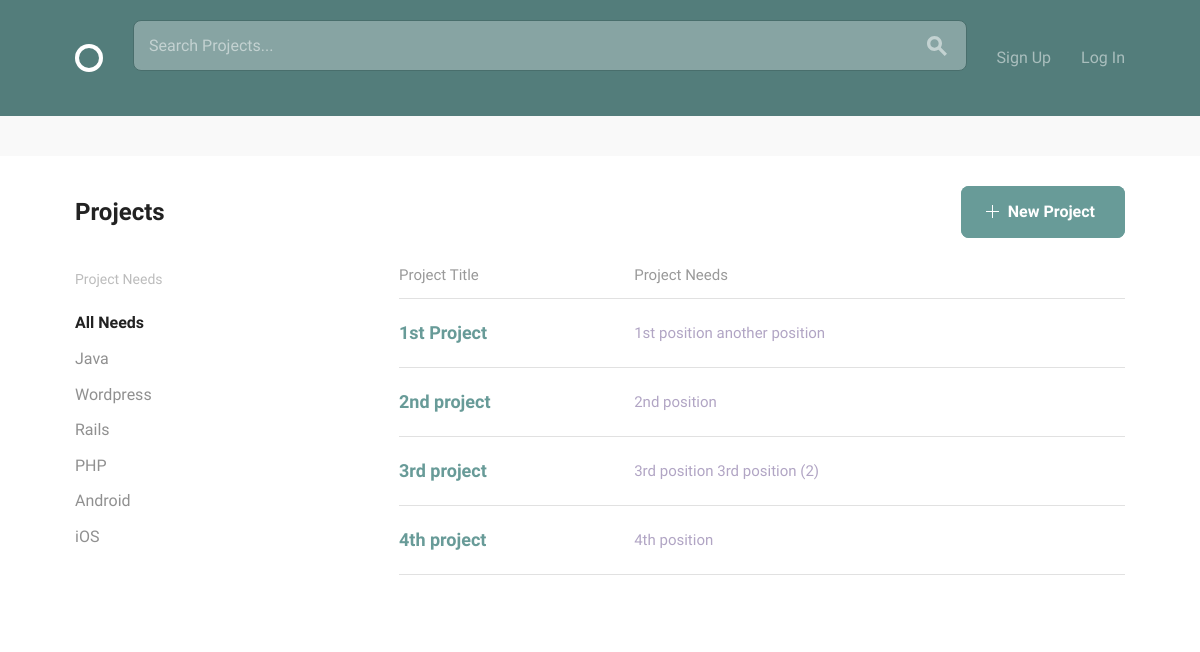
Before: / with the older database file.
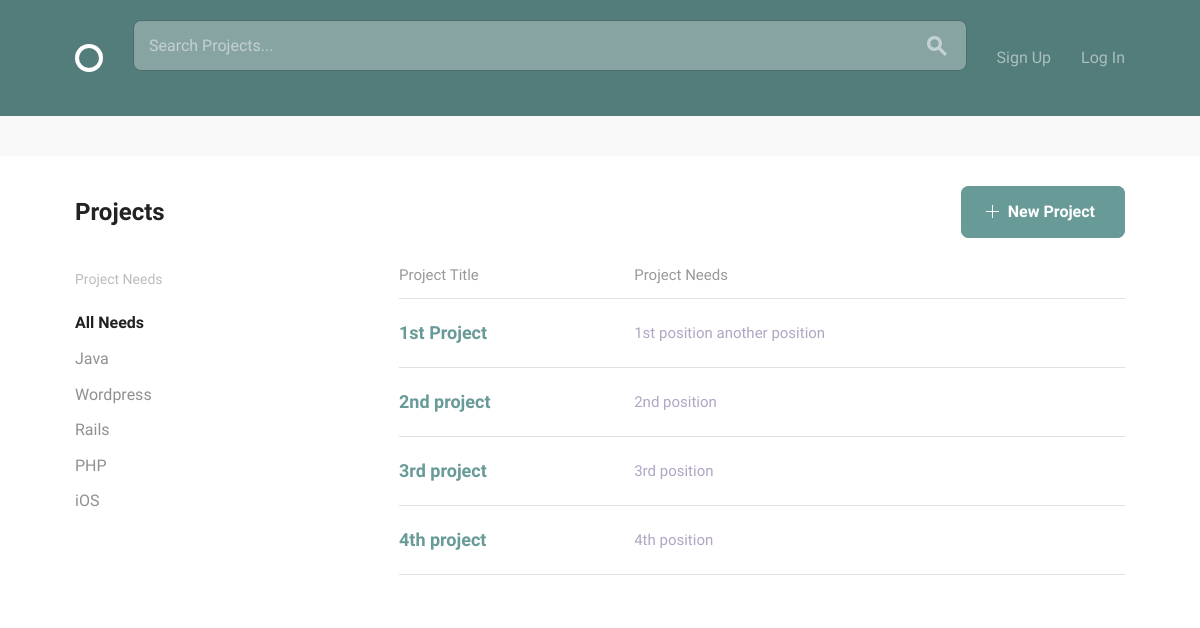
After: the same page with the newer database file.
### projects/models.py (models this page shows, shortened)
class Position(models.Model):
    ANDROID = "Android"
    DESIGN = "Design"
    JAVA = "Java"
    PHP = "PHP"
    PYTHON = "Python"
    RAILS = "Rails"
    WORDPRESS = "Wordpress"
    iOS = "iOS"
    SKILLES_CHOICES = (
        (ANDROID, "Android Developer"),
        (DESIGN, "Designer"),
        (JAVA, "Java Developer"),
        (PHP, "PHP Developer"),
        (PYTHON, "Python Developer"),
        (RAILS, "Rails Developer"),
        (WORDPRESS, "Wordpress Developer"),
        (iOS, "iOS Developer")
    )
    project = models.ForeignKey(
        Project,
        null=True,
        related_name="positions",
        on_delete=models.CASCADE)
    title = models.CharField(max_length=100)
    description = models.TextField(max_length=500)
    skill = models.CharField(max_length=20, choices=SKILLES_CHOICES, default="")
    position_filled = models.BooleanField(default=False)
    applicants = models.ManyToManyField(
        settings.AUTH_USER_MODEL,
        through='Application')

class Project(models.Model):
    user = models.ForeignKey(settings.AUTH_USER_MODEL, null=True)
    title = models.CharField(max_length=100)
    description = models.TextField(max_length=500)
    estimated_time = models.IntegerField()
    requirements = models.CharField(max_length=100)

### social_team_builder/views.py (the view)
# urls.py: 2. Add a URL to urlpatterns:  url(r'^$', Home.as_view(), name='home')
class Home(ListView):
    model = Project
    template_name = "home.html"
    def get_queryset(self):
        term = self.request.GET.get('q', '')
        if term:
            return Project.objects.filter(
                Q(title__icontains=term) | Q(description__icontains=term)
            )
        else:
            return Project.objects.all()

### templates/home.html (shortened to what this page needs)
{% extends "layout.html" %}
{% load static from staticfiles %}
{% block body_content %}
  <div class="bounds circle--page">
      <div class="circle--page--header circle--fluid">
          <div class="circle--fluid--cell circle--fluid--primary">
              <h2>Projects</h2>
          </div>
          <div class="circle--fluid--cell circle--fluid--secondary">
              <a class="button button-primary icon-on-left" href="{% url 'projects:create' %}">
                  <svg version="1.1" xmlns="http://www.w3.org/2000/svg" xmlns:xlink="http://www.w3.org/1999/xlink" x="0px" y="0px" viewBox="0 0 13 13" style="enable-background:new 0 0 13 13;" xml:space="preserve" class="add">
                    <polygon points="7,6 7,0 6,0 6,6 0,6 0,7 6,7 6,13 7,13 7,7 13,7 13,6 "/>
                  </svg>
                  New Project
              </a>
          </div>
      </div>
      <div class="grid-25">
          <div class="circle--filter circle--secondary--module">
              <h4>Project Needs</h4>
                  <ul class="circle--filter--list">
                      <li><a class="selected">All Needs</a></li>
                      {% for project in project_list %}
                          {% for position in project.positions.all %}
                              {% if position.position_filled != True %}
                                  <li><a href={% url 'projects:project_detail' pk=project.pk %}>{{ position.skill }}</a></li>
                              {% endif %}
                          {% endfor %}
                      {% endfor %}
                  </ul>
          </div>
      </div>
      <div class="grid-70 grid-push-5">
          <table class="u-full-width circle--table">
              <thead>
                  <tr>
                      <th>Project Title</th>
                      <th class="circle--cell--right">Project Needs</th>
                  </tr>
              </thead>
              <tbody>
                  {% for project in project_list %}
                      <tr class="clickable-row" data-href="{% url "projects:project_detail" pk=project.pk %}">
                          <td>
                              <h3>{{ project.title }}</h3></a>
                          </td>
                          <td class="circle--cell--right">
                              {% for position in project.positions.all %}
                                  {% if position.position_filled != True %}
                                      <span class="secondary-label">{{ position.title }}</span>
                                  {% endif %}
                              {% endfor %}
                          </td>
                      </tr>
                  {% endfor %}
              </tbody>
          </table>
      </div>
  </div>
{% endblock %}

Changed rows visible on the page:
removed Position: skill "Android", title "3rd position (2)", shown under Project "3rd project"
